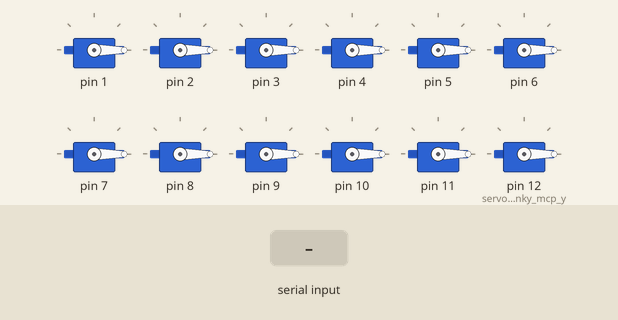
This sketch was run on a simulated Arduino Uno, built with avr-gcc and run on an emulated ATmega328P. Shown: 12 × servo. The test bench sets the inputs (shaded band).

Above: at 1.2 s.
1.3 s: "90,45\n" received over Serial
At 3.4 s:
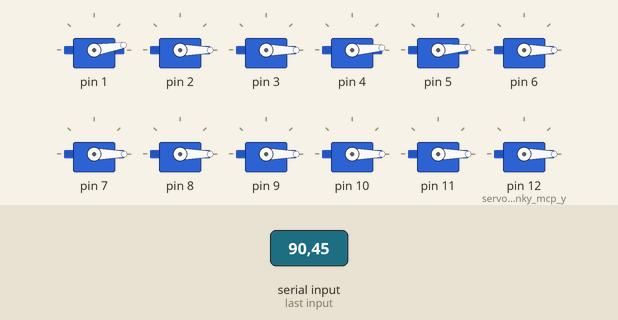
3.8 s: "30,150\n" received over Serial
At 5.3 s:
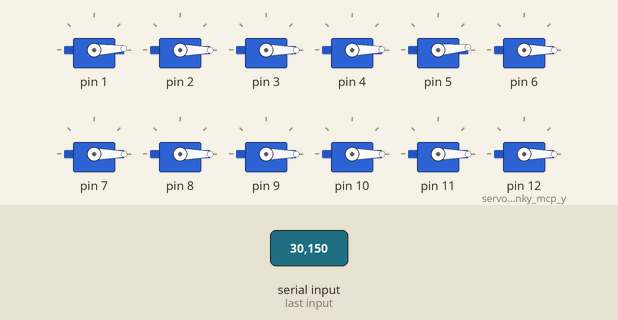
Timing chart, 0 to 6.8 s (numbered marks = the images above; inputs shaded):
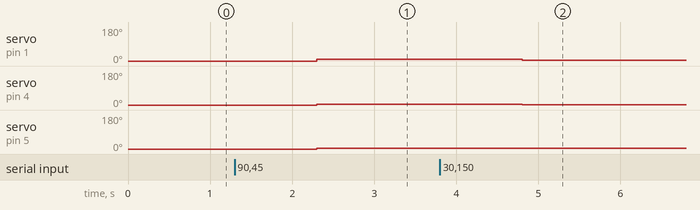

Measured:
- after the input at 1.3 s, servo on pin 1: 0° → 9° after 1.0 s; servo on pin 4: 0° → 4° after 1.0 s; servo on pin 5: 0° → 5° after 1.0 s
- after the input at 3.8 s, servo on pin 1: 9° → 3° after 1.0 s; servo on pin 4: 4° → 1° after 1.0 s

The sketch:

robot_arm_v2.ino
```cpp
#include <Servo.h>
#define numOfAngs 20 //with mcp & cmc joints

int AngsRec[numOfAngs];
String InBytes;

Servo servo[numOfAngs];

enum {
  servoThumb_cmc = 0,
  servoThumb_mcp_y,
  servoThumb_dip,
  servoIndex_mcp_y,
  servoIndex_pip,
  servoIndex_dip,
  servoMiddle_mcp_y,
  servoMiddle_pip,
  servoMiddle_dip,
  servoRing_mcp_y,
  servoRing_pip,
  servoRing_dip,
  servoPinky_mcp_y,
  servoPinky_pip,
  servoPinky_dip,
  servoThumb_mcp_x,
  servoIndex_mcp_x,
  servoMiddle_mcp_x,
  servoRing_mcp_x,
  servoPinky_mcp_x
};


void setup() {
  Serial.begin(115200);
  for (int i = 0; i < 15; i++) {
    if (i < 15) servo[i].write(0);
    else servo[i].write(90);
  }
  servo[0].attach(1);
  servo[1].attach(2);
  servo[2].attach(3);
  servo[3].attach(4);
  servo[4].attach(5);
  servo[5].attach(6);
  servo[6].attach(7);
  servo[7].attach(8);
  servo[8].attach(9);
  servo[9].attach(10);
  servo[10].attach(11);
  servo[11].attach(12);
  servo[12].attach(13);
  servo[13].attach(14);
  servo[14].attach(15);
  servo[15].attach(16);
  servo[16].attach(17);
  servo[17].attach(18);
  servo[18].attach(19);
  servo[19].attach(20);
}

void receiveAngle() {
  if (Serial.available() > 0) {
    InBytes = Serial.readStringUntil(255);
    for (int i = 0; i< numOfAngs; i++)
      AngsRec[i] = InBytes[i] - '0';
  }
}

void loop() {
    receiveAngle();
    for (int i = 0; i < numOfAngs; i++) {
      servo[i].write(AngsRec[i]);
    }
}
```
